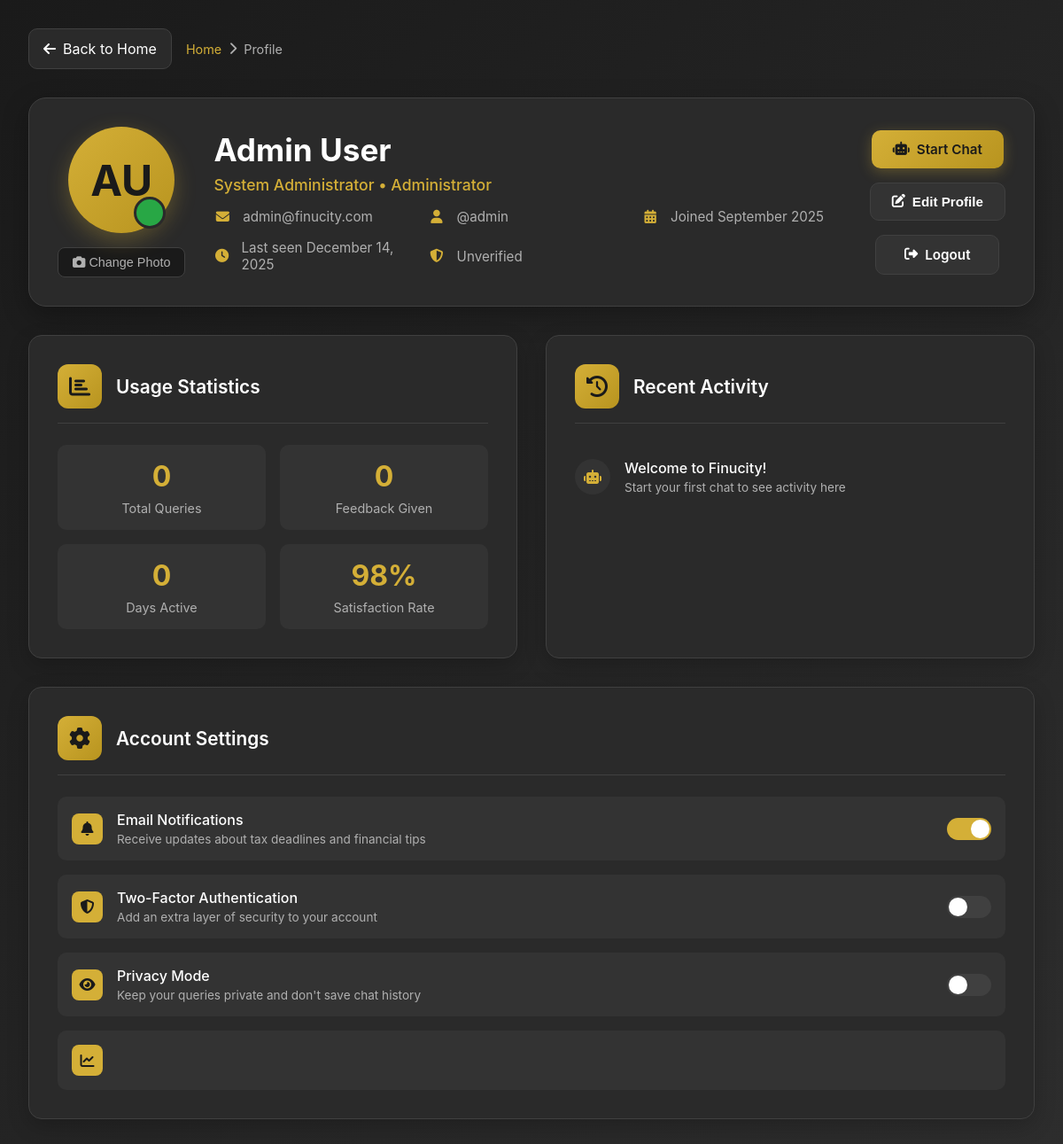
Screenshot of /profile (signed in) with the database file from the repository.
### finucity/models.py (models this page shows, shortened)
class User(UserMixin, db.Model):
    __tablename__ = 'users'
    id = db.Column(db.Integer, primary_key=True)
    username = db.Column(db.String(80), unique=True, nullable=False, index=True)
    email = db.Column(db.String(120), unique=True, nullable=False, index=True)
    password_hash = db.Column(db.String(200), nullable=False)
    first_name = db.Column(db.String(50), nullable=False)
    last_name = db.Column(db.String(50), nullable=False)
    phone = db.Column(db.String(15))
    profession = db.Column(db.String(100))
    city = db.Column(db.String(50))
    state = db.Column(db.String(50))
    is_active = db.Column(db.Boolean, default=True)
    is_admin = db.Column(db.Boolean, default=False)
    email_verified = db.Column(db.Boolean, default=False)
    created_at = db.Column(db.DateTime, default=datetime.utcnow)
    last_login = db.Column(db.DateTime)
    last_seen = db.Column(db.DateTime, default=datetime.utcnow)
    chat_queries = db.relationship('ChatQuery', backref='user', lazy='dynamic', cascade='all, delete-orphan')
    conversations = db.relationship('Conversation', backref='user', lazy='dynamic', cascade='all, delete-orphan')
    feedback_entries = db.relationship(
        'UserFeedback',
        foreign_keys='UserFeedback.user_id',
        backref='user',
        lazy='dynamic',
        cascade='all, delete-orphan'
    )
    admin_responses = db.relationship(
        'UserFeedback',
        foreign_keys='UserFeedback.admin_user_id',
        backref='admin',
        lazy='dynamic'
    )
    @property
    def full_name(self) -> str:
        return f"{self.first_name} {self.last_name}"

### finucity/routes.py (the view)
@main_bp.route('/profile', endpoint='profile')
@login_required
def profile():
    return render_template('profile.html', user=current_user)

### app.py (called while the page is built)
@login_manager.user_loader
def load_user(user_id):
    return User.query.get(int(user_id))

@app.context_processor
def utility_processor():
    return dict(hasattr=hasattr, getattr=getattr, isinstance=isinstance, len=len, str=str, int=int, float=float, bool=bool)

### finucity/routes.py (called while the page is built)
def check_ca_access():
    if not current_user. is_authenticated:
        return False
    user_role = getattr(current_user, 'role', 'user')
    return user_role in ['ca', 'admin']

def check_admin_access():
    if not current_user. is_authenticated:
        return False
    user_role = getattr(current_user, 'role', 'user')
    return user_role == 'admin'

@main_bp. context_processor
def inject_current_year():
    return {
        'current_year': datetime.now().year,
        'current_date': datetime. now().strftime('%B %d, %Y')
    }

@main_bp.context_processor
def inject_supabase_env():
    return {
        'SUPABASE_URL': os.getenv('SUPABASE_URL', ''),
        'SUPABASE_ANON_KEY':  os.getenv('SUPABASE_ANON_KEY', '')
    }

### finucity/templates/profile.html (shortened to what this page needs)
<!DOCTYPE html>
<html lang="en">
<head>
    <link rel="stylesheet" href="https://cdnjs.cloudflare.com/ajax/libs/font-awesome/6.4.0/css/all.min.css">
</head>
<body>
    <div class="container">
        <div class="back-nav">
            <a href="{{ url_for('main.home') }}" class="back-btn">
                <i class="fas fa-arrow-left"></i>
                <span>Back to Home</span>
            </a>
            <div class="breadcrumb">
                <a href="{{ url_for('main.home') }}">Home</a>
                <i class="fas fa-chevron-right"></i>
                <span>Profile</span>
            </div>
        </div>
        <div class="header">
            <div class="avatar-section">
                <div class="user-avatar">
                    {{ user.first_name[0] }}{{ user.last_name[0] }}
                </div>
                <button class="avatar-upload">
                    <i class="fas fa-camera"></i> Change Photo
                </button>
            </div>
            <div class="user-info">
                <h1 class="user-name">{{ user.full_name }}</h1>
                <p class="user-title">
                    {% if user.profession %}
                        {{ user.profession }}
                    {% else %}
                        Finucity User
                    {% endif %}
                    {% if user.is_admin %} • Administrator{% endif %}
                </p>
                <div class="user-meta">
                    <div class="meta-item">
                        <i class="fas fa-envelope"></i>
                        <span>{{ user.email }}</span>
                    </div>
                    <div class="meta-item">
                        <i class="fas fa-user"></i>
                        <span>@{{ user.username }}</span>
                    </div>
                    <div class="meta-item">
                        <i class="fas fa-calendar-alt"></i>
                        <span>Joined {{ user.created_at.strftime('%B %Y') if user.created_at else 'Recently' }}</span>
                    </div>
                    <div class="meta-item">
                        <i class="fas fa-clock"></i>
                        <span>Last seen {{ user.last_login.strftime('%B %d, %Y') if user.last_login else 'Never' }}</span>
                    </div>
                    <div class="meta-item">
                        <i class="fas fa-shield-alt"></i>
                        <span>{% if user.email_verified %}Verified Account{% else %}Unverified{% endif %}</span>
                    </div>
                </div>
            </div>
            <div class="header-actions">
                <a href="{{ url_for('chat.chat_interface') }}" class="btn btn-primary">
                    <i class="fas fa-robot"></i>
                    Start Chat
                </a>
                <button class="btn btn-secondary" onclick="openEditProfile()">
                    <i class="fas fa-edit"></i>
                    Edit Profile
                </button>
                <a href="{{ url_for('auth.logout') }}" class="btn btn-secondary">
                    <i class="fas fa-sign-out-alt"></i>
                    Logout
                </a>
            </div>
        </div>
        <div class="main-content">
            <div class="card">
                <div class="card-header">
                    <div class="card-icon">
                        <i class="fas fa-chart-bar"></i>
                    </div>
                    <h2 class="card-title">Usage Statistics</h2>
                </div>
                <div class="stat-grid">
                    <div class="stat-item">
                        <div class="stat-number">{{ user_stats.total_queries if user_stats else 0 }}</div>
                        <div class="stat-label">Total Queries</div>
                    </div>
                    <div class="stat-item">
                        <div class="stat-number">{{ user_stats.total_feedback if user_stats else 0 }}</div>
                        <div class="stat-label">Feedback Given</div>
                    </div>
                    <div class="stat-item">
                        <div class="stat-number">{{ user_stats.days_active if user_stats else 0 }}</div>
                        <div class="stat-label">Days Active</div>
                    </div>
                    <div class="stat-item">
                        <div class="stat-number">{{ user_stats.satisfaction_rate if user_stats else 98 }}%</div>
                        <div class="stat-label">Satisfaction Rate</div>
                    </div>
                </div>
            </div>
            <div class="card">
                <div class="card-header">
                    <div class="card-icon">
                        <i class="fas fa-history"></i>
                    </div>
                    <h2 class="card-title">Recent Activity</h2>
                </div>
                <ul class="recent-activity">
                    {% if recent_queries %}
                        {% for query in recent_queries %}
                        <li class="activity-item">
                            <div class="activity-icon">
                                <i class="fas fa-{{ 'chart-line' if query.category == 'investment' else 'file-invoice-dollar' if query.category == 'income_tax' else 'building' if query.category == 'gst' else 'question' }}"></i>
                            </div>
                            <div class="activity-content">
                                <div class="activity-title">{{ query.question[:60] }}{% if query.question|length > 60 %}...{% endif %}</div>
                                <div class="activity-time">{{ query.timestamp.strftime('%B %d, %Y at %I:%M %p') if query.timestamp else 'Recently' }}</div>
                            </div>
                        </li>
                        {% endfor %}
                    {% else %}
                        <li class="activity-item">
                            <div class="activity-icon">
                                <i class="fas fa-robot"></i>
                            </div>
                            <div class="activity-content">
                                <div class="activity-title">Welcome to Finucity!</div>
                                <div class="activity-time">Start your first chat to see activity here</div>
                            </div>
                        </li>
                    {% endif %}
                </ul>
            </div>
            <div class="card full-width">
                <div class="card-header">
                    <div class="card-icon">
                        <i class="fas fa-cog"></i>
                    </div>
                    <h2 class="card-title">Account Settings</h2>
                </div>
                <div class="account-settings">
                    <div class="setting-item">
                        <div class="setting-info">
                            <div class="setting-icon">
                                <i class="fas fa-bell"></i>
                            </div>
                            <div class="setting-details">
                                <h4>Email Notifications</h4>
                                <p>Receive updates about tax deadlines and financial tips</p>
                            </div>
                        </div>
                        <div class="toggle-switch active" onclick="toggleSetting(this)"></div>
                    </div>
                    <div class="setting-item">
                        <div class="setting-info">
                            <div class="setting-icon">
                                <i class="fas fa-shield-alt"></i>
                            </div>
                            <div class="setting-details">
                                <h4>Two-Factor Authentication</h4>
                                <p>Add an extra layer of security to your account</p>
                            </div>
                        </div>
                        <div class="toggle-switch" onclick="toggleSetting(this)"></div>
                    </div>
                    <div class="setting-item">
                        <div class="setting-info">
                            <div class="setting-icon">
                                <i class="fas fa-eye"></i>
                            </div>
                            <div class="setting-details">
                                <h4>Privacy Mode</h4>
                                <p>Keep your queries private and don't save chat history</p>
                            </div>
                        </div>
                        <div class="toggle-switch" onclick="toggleSetting(this)"></div>
                    </div>
                    <div class="setting-item">
                        <div class="setting-info">
                            <div class="setting-icon">
                                <i class="fas fa-chart-line"></i>
                            </div>

### rows the page displays
User: first_name "A", last_name "U", full_name "Admin User", profession "System Administrator", email "admin@finucity.com", username "admin", created_at "September 2025", last_login "December 14, 2025"

### other values shown
{{ user_stats.total_queries if user_stats else 0 }} "0"
{{ user_stats.total_feedback if user_stats else 0 }} "0"
{{ user_stats.days_active if user_stats else 0 }} "0"
{{ user_stats.satisfaction_rate if user_stats else 98 }} "98"
